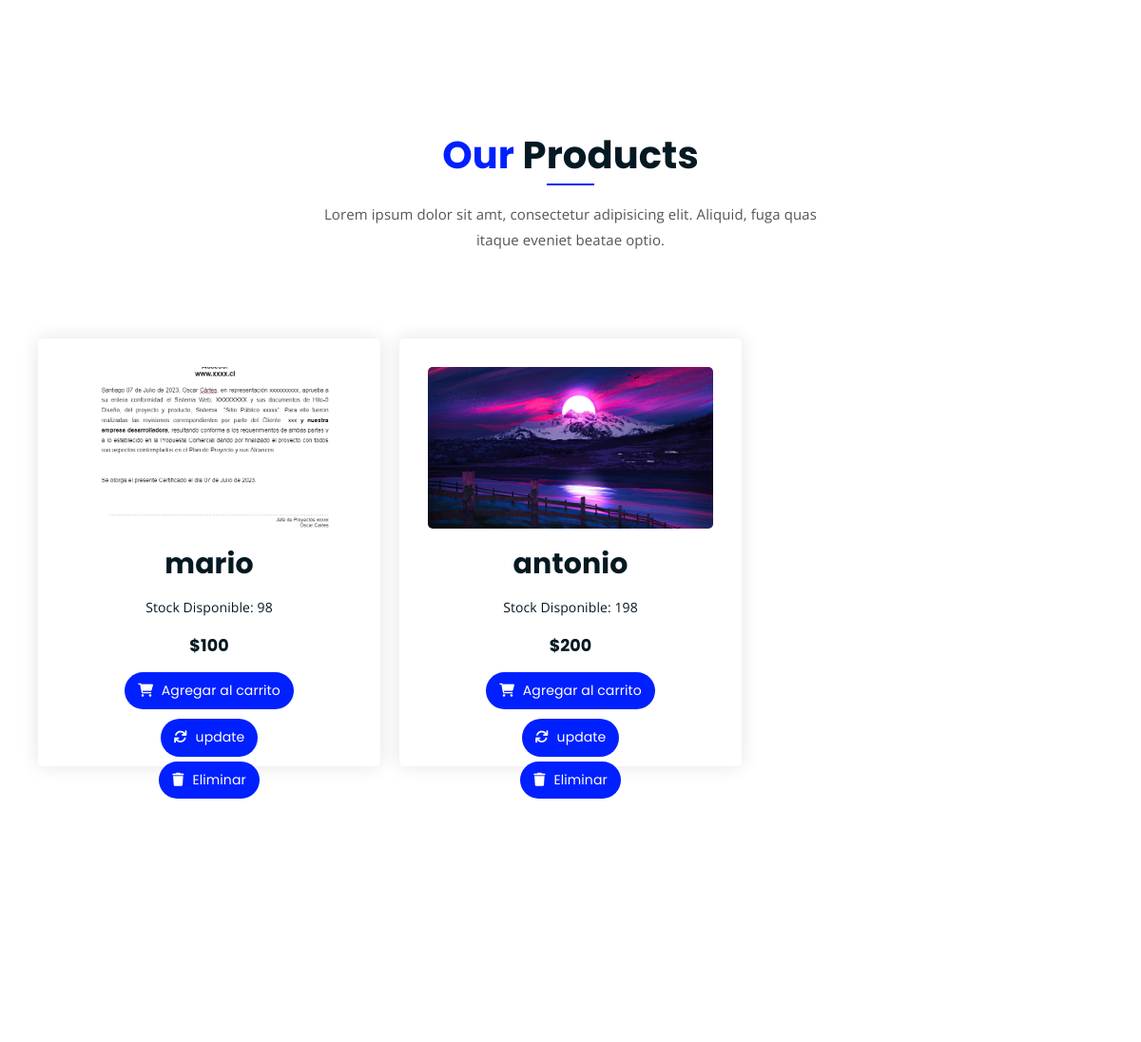
/productos (middle part), run on an earlier commit of the app's database.
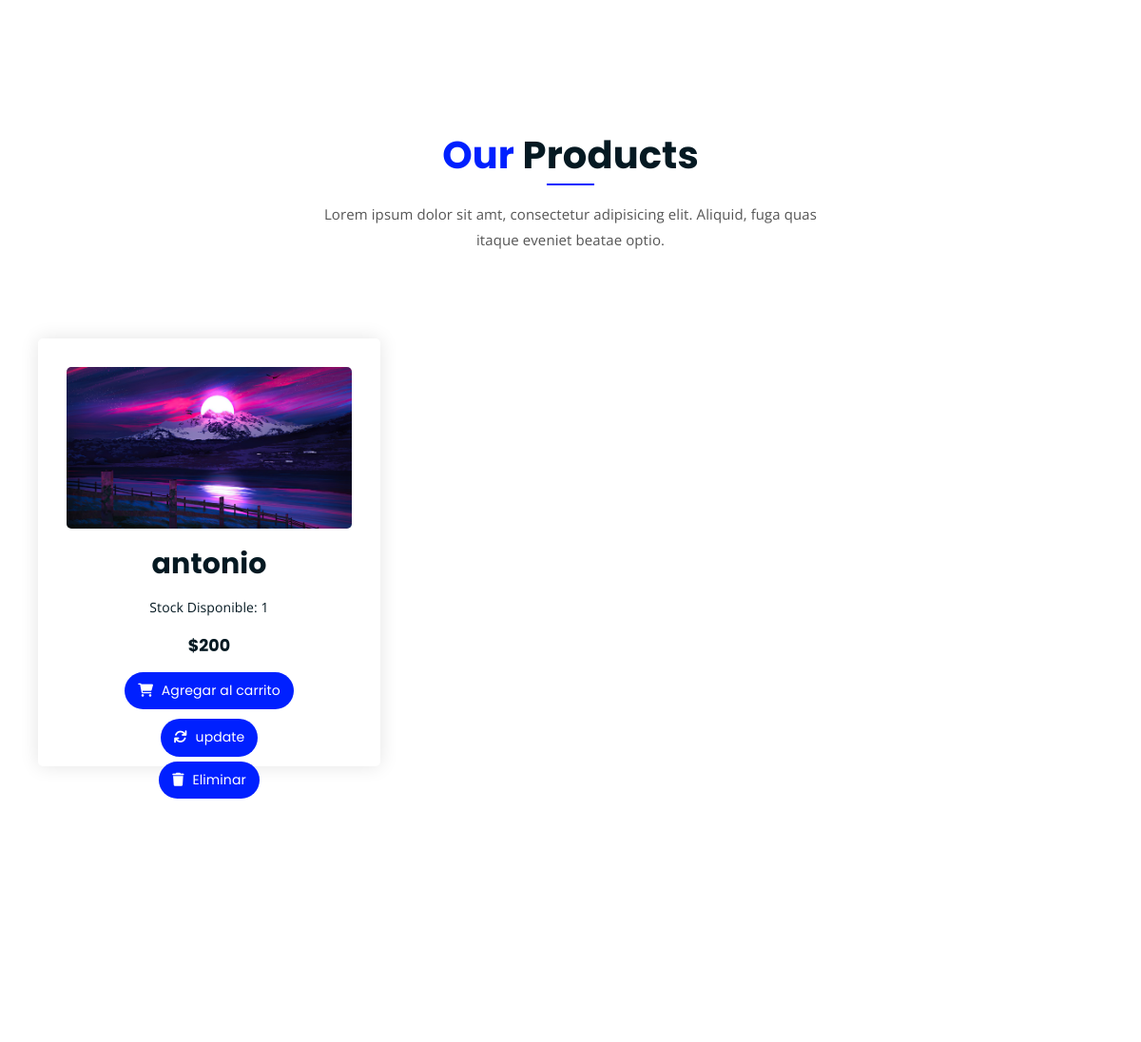
And on a later commit of the database.
### core/models.py (models this page shows, shortened)
class Producto(models.Model):
    nombre = models.CharField(max_length=50)
    precio = models.IntegerField()
    stock = models.IntegerField()
    descripcion = models.CharField(max_length=250)
    tipo = models.ForeignKey(TipoProducto, on_delete=models.CASCADE)
    vencimiento = models.DateField(default=date.today)
    imagen = models.ImageField(null=True,blank=True)
    vigente = models.BooleanField()

### core/views.py (the view)
# urls.py: path('productos', productos, name="productos"),
def productos(request):
    categorias = TipoProducto.objects.all()  # Obtén todos los tipos de productos (categorías)
    productosAll = Producto.objects.all()
    page = request.GET.get('page', 1)
    try:
        paginator = Paginator(productosAll, 5)
        productosAll = paginator.page(page)
    except:
        raise Http404
    data = {
        'listado': productosAll,
        'paginator': paginator,
        'categorias': categorias,
    }
    return render(request, 'core/productos.html',data)

### core/templates/core/Productos.html (shortened to what this page needs)
{% extends 'core/base.html' %}
{% load static %}
{% block contenido %}
<div class="product-section mt-150 mb-150" style="margin-bottom: 400px;">
    <div class="container">
        <div class="row">
            <div class="col-lg-8 offset-lg-2 text-center">
                <div class="section-title">
                    <h3><span class="orange-text">Our</span> Products</h3>
                    <p>Lorem ipsum dolor sit amt, consectetur adipisicing elit. Aliquid, fuga quas itaque eveniet beatae optio.</p>
                </div>
            </div>
        </div>
        <div class="row">
            {% for aux in listado %}
                {% if aux.vigente == 1 %}
                <div class="col-lg-4 col-md-6 text-center" style="padding: 10px;">
                    <div class="single-product-item" style="height: 550px; display: flex; flex-direction: column; justify-content: space-between;">
                        <div class="product-image" style="height: 200px;">
                            <a href="{% url 'descripcion' aux.id %}">
                                {% if aux.imagen %}
                                    <img src="{{ aux.imagen.url }}" alt="{{ aux.nombre }}" style="width: 100%; height: 100%; object-fit: cover;">
                                {% else %}
                                    <img src="{% static 'core/img/products/product-img-1.jpg' %}" alt="" style="width: 100%; height: 100%; object-fit: cover;">
                                {% endif %}
                            </a>
                        </div>
                        <p class="product-price" style="height: 1.5em;">{{ aux.nombre }}</p>
                        {%  if aux.stock == 0%}
                        <p>Stock Disponible: producto agotado</p>
                        {% else %}
                        <p>Stock Disponible: {{ aux.stock }}</p>
                        <h5>${{ aux.precio }}</h5>
                        {% endif %}
                        <a href="{% url 'descripcion' aux.id %}" class="cart-btn" style="max-width: 200px; width: auto; display: block; margin: 0 auto 5px; padding: 0.5em 1em;">
                            <i class="fas fa-shopping-cart"></i> Agregar al carrito
                        </a>
                        <a href="{% url 'update' aux.id %}" class="cart-btn" style="max-width: 200px; width: auto; display: block; margin: 5px auto 0; padding: 0.5em 1em;">
                            <i class="fa fa-refresh"></i> update
                        </a>
                        <a href="javascript:void(0);" class="cart-btn" onclick="deleteProducto({{ aux.id }});" style="max-width: 200px; width: auto; display: block; margin: 5px auto 0; padding: 0.5em 1em;">
                            <i class="fa fa-trash"></i> Eliminar
                        </a>
                    </div>
                </div>
                {% endif %}
            {% endfor %}
        </div>
    </div>
</div>
{% endblock %}

What changed in the data, as far as the page shows it:
removed Producto: imagen (picture), nombre "mario", stock "98", precio "100"
changed Producto "antonio": stock "198" → "1"
